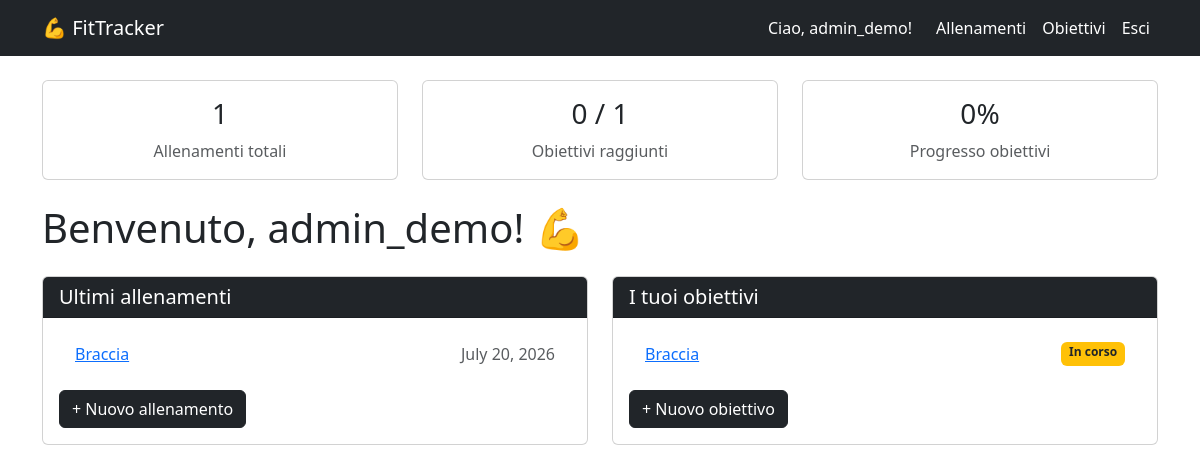
The app's page / (signed in) with its own data.
### accounts/models.py (models this page shows, shortened)
class CustomUser(AbstractUser):
    ROLE_CHOICES = (
        ('user', 'Utente'),
        ('coach', 'Coach'),
    )
    role = models.CharField(max_length = 10, choices = ROLE_CHOICES, default = 'user')
    bio = models.TextField(blank = True)
    birth_date = models.DateField(null = True, blank = True)
    groups = models.ManyToManyField (
        'auth.Group',
        related_name = 'customuser_set',
        blank = True
    )
    user_permissions = models.ManyToManyField (
        'auth.Permission',
        related_name = 'customuser_set',
        blank = True
    )

### workout/models.py (models this page shows, shortened)
class Workout(models.Model):
    user = models.ForeignKey(settings.AUTH_USER_MODEL, on_delete=models.CASCADE, related_name='workouts')
    title = models.CharField(max_length = 200)
    date = models.DateField()
    duration_minutes = models.PositiveIntegerField()
    notes = models.TextField(blank = True)

class Goal(models.Model):
    user = models.ForeignKey(settings.AUTH_USER_MODEL, on_delete=models.CASCADE, related_name='goals')
    title = models.CharField(max_length = 200)
    description = models.TextField(blank = True)
    target_date = models.DateField(null = True, blank = True)
    achieved = models.BooleanField(default = False)

### workout/views.py (the view)
# urls.py: path('', views.home, name = 'home'),
@login_required
@login_required
def home(request):
    workouts = Workout.objects.filter(user = request.user).order_by('-date')[:5]
    goals = Goal.objects.filter(user = request.user)
    total_workouts = Workout.objects.filter(user = request.user).count()
    total_goals = goals.count()
    achieved_goals = goals.filter(achieved=True).count()
    if total_goals > 0:
        goals_percentage = round((achieved_goals / total_goals) * 100)
    else:
        goals_percentage = 0
    return render(request, 'workout/home.html', {
        'workouts': workouts,
        'goals': goals,
        'total_workouts': total_workouts,
        'total_goals': total_goals,
        'achieved_goals': achieved_goals,
        'goals_percentage': goals_percentage,
    })

### workout/templates/workout/home.html
{% extends 'workout/base.html' %}
{% block content %}
<div class = "row mb-4">
    <div class = "col-md-4">
        <div class = "card text-center p-3">
            <h3>{{ total_workouts }}</h3>
            <p class = "text-muted mb-0"> Allenamenti totali </p>
        </div>
    </div>
    <div class = "col-md-4">
        <div class = "card text-center p-3">
            <h3>{{ achieved_goals }} / {{ total_goals }}</h3>
            <p class = "text-muted mb-0"> Obiettivi raggiunti </p>
        </div>
    </div>
    <div class = "col-md-4">
        <div class = "card text-center p-3">
            {% if total_goals > 0 %}
                <h3>{{ goals_percentage }}%</h3>
            {% else %}
                <h3>—</h3>
            {% endif %}
            <p class = "text-muted mb-0"> Progresso obiettivi </p>
        </div>
    </div>
</div>
<div class="row">
    <div class="col-12">
        <h1 class="mb-4">Benvenuto, {{ user.username }}! 💪</h1>
    </div>
</div>
<div class="row">
    <div class="col-md-6">
        <div class="card mb-4">
            <div class="card-header bg-dark text-white">
                <h5 class="mb-0">Ultimi allenamenti</h5>
            </div>
            <div class="card-body">
                {% if workouts %}
                    <ul class="list-group list-group-flush">
                        {% for workout in workouts %}
                            <li class="list-group-item d-flex justify-content-between">
                                <a href="{% url 'workout_detail' workout.pk %}">{{ workout.title }}</a>
                                <span class="text-muted">{{ workout.date }}</span>
                            </li>
                        {% endfor %}
                    </ul>
                {% else %}
                    <p class="text-muted">Nessun allenamento ancora. <a href="{% url 'workout_create' %}">Aggiungine uno!</a></p>
                {% endif %}
                <a href="{% url 'workout_create' %}" class="btn btn-dark mt-3">+ Nuovo allenamento</a>
            </div>
        </div>
    </div>
    <div class="col-md-6">
        <div class="card mb-4">
            <div class="card-header bg-dark text-white">
                <h5 class="mb-0">I tuoi obiettivi</h5>
            </div>
            <div class="card-body">
                {% if goals %}
                    <ul class="list-group list-group-flush">
                        {% for goal in goals %}
                            <li class="list-group-item d-flex justify-content-between">
                                <td><a href = "{% url 'goal_detail' goal.pk %}">{{ goal.title }}</a></td>
                                {% if goal.achieved %}
                                    <span class="badge bg-success">Raggiunto ✓</span>
                                {% else %}
                                    <span class="badge bg-warning text-dark">In corso</span>
                                {% endif %}
                            </li>
                        {% endfor %}
                    </ul>
                {% else %}
                    <p class="text-muted">Nessun obiettivo ancora. <a href="{% url 'goal_create' %}">Aggiungine uno!</a></p>
                {% endif %}
                <a href="{% url 'goal_create' %}" class="btn btn-dark mt-3">+ Nuovo obiettivo</a>
            </div>
        </div>
    </div>
</div>
{% endblock %}

### workout/templates/workout/base.html (shortened to what this page needs)
<!DOCTYPE html>
<html lang = "it">
<head>
    <link href = "https://cdn.jsdelivr.net/npm/bootstrap@5.3.0/dist/css/bootstrap.min.css" rel = "stylesheet">
</head>
<body>
<nav class = "navbar navbar-expand-lg navbar-dark bg-dark">
    <div class = " container">
        <a class = "navbar-brand" href="{% url 'home' %}">💪 FitTracker</a>
        <div class = "navbar-nav ms-auto">
            {% if user.is_authenticated %}
                <span class = "navbar-text text-white me-3"> Ciao, {{ user.username }}! </span>
                <a class = "nav-link text-white" href = "{% url 'workout_list' %}"> Allenamenti </a>
                <a class = "nav-link text-white" href = "{% url 'goal_list' %}"> Obiettivi </a>
                <a class = "nav-link text-white" href = "{% url 'logout' %}"> Esci </a>
            {% else %}
                <a class = "nav-link text-white" href = "{% url 'login' %}"> Accedi </a>
                <a class = "nav-link text-white" href = "{% url 'register' %}" > Registrati </a>
            {% endif %}
        </div>
    </div>
</nav>
<div class = "container mt-4">
    {% block content %}{% endblock %}
</div>
</body>
</html>

### records on screen
CustomUser: username "admin_demo"
Workout: title "Braccia", date "July 20, 2026"
Goal: title "Braccia", achieved "In corso"

### other values on screen
{{ total_workouts }} "1"
{{ achieved_goals }} "0"
{{ total_goals }} "1"
{{ goals_percentage }} "0"
